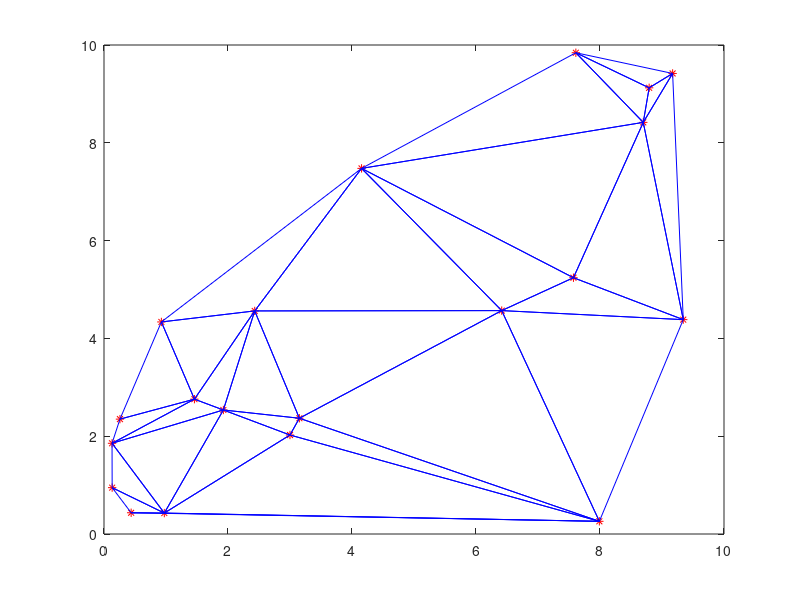

MATLAB code for this plot:
%% an exmaple using delaunay triangle
close all
number = 20;
x = 10*rand(1,number);
y = 10*rand(1,number);

tri = delaunay(x,y);

figure
hold on
plot(x, y, 'r*')

for ii = 1:size(tri, 1)
    plot( [x(tri(ii,1)) x(tri(ii,2))], [y(tri(ii,1)) y(tri(ii,2))], 'b' )
    plot( [x(tri(ii,2)) x(tri(ii,3))], [y(tri(ii,2)) y(tri(ii,3))], 'b' )
    plot( [x(tri(ii,1)) x(tri(ii,3))], [y(tri(ii,1)) y(tri(ii,3))], 'b' )
end
set(gca, 'box', 'on')
% print(gcf,'-dpng','delaunary.png')
